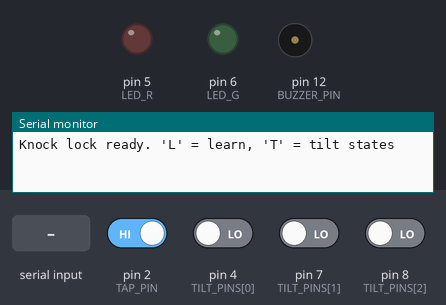
Simulated run of this sketch. Board: Arduino Uno, built with avr-gcc and run on an emulated ATmega328P. Parts: output pins drawn as LEDs (lit = HIGH), buzzer (waves = sounding, pin HIGH), the last lines printed to the serial monitor. Dashed ring = blinking. Inputs (shaded band) come from the test bench; at power-on: pin 2 (TAP_PIN) HIGH, pin 4 (TILT_PINS[0]), pin 7 (TILT_PINS[1]), pin 8 (TILT_PINS[2]) LOW.

Above: at 1.3 s.
1.4 s: pin 4 (TILT_PINS[0]) driven HIGH
At 1.47 s:
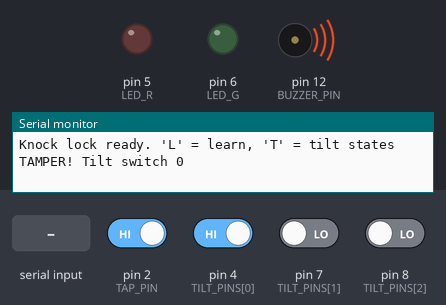
4.4 s: "L" received over Serial
At 4.47 s:
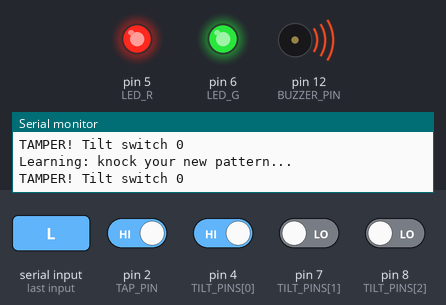
7.4 s: pin 2 (TAP_PIN) driven LOW
At 7.4 s:
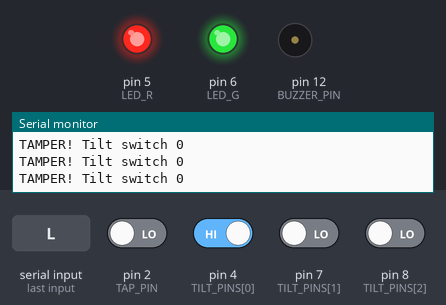
10.4 s: pin 2 (TAP_PIN) driven HIGH
At 11.62 s:
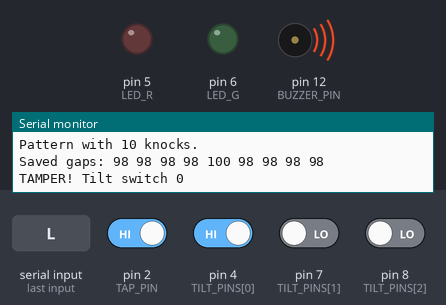
13.4 s: pin 2 (TAP_PIN) driven LOW
At 14.24 s:
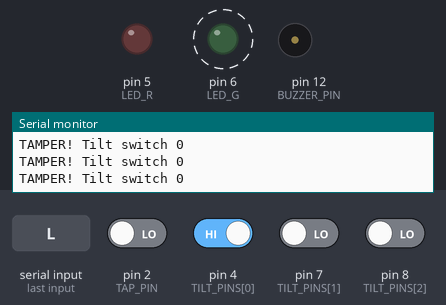
Timing chart, 0 to 17.4 s (numbered marks = the images above; inputs shaded):
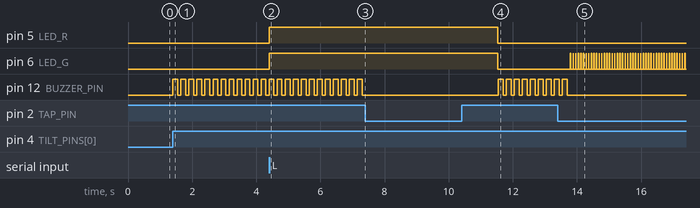

Measured:
- after the input at 1.4 s, pin 12 (BUZZER_PIN): alternates HIGH for 0.15 s and LOW for 0.10 s, starting at once
- after the input at 4.4 s, pin 5 (LED_R), pin 6 (LED_G): LOW → HIGH at once
- after the input at 7.4 s, pin 12 (BUZZER_PIN): stops changing and stays LOW
- after the input at 10.4 s, pin 5 (LED_R), pin 6 (LED_G): HIGH → LOW after 1.1 s; pin 12 (BUZZER_PIN): alternates HIGH for 0.15 s and LOW for 0.10 s, starting after 1.1 s
- after the input at 13.4 s, pin 6 (LED_G): alternates HIGH for 0.01 s and LOW for 0.07 s, starting after 0.40 s; pin 12 (BUZZER_PIN): goes on until 13.7 s, then stays LOW

The sketch:

E03_SecretKnock.ino
```cpp
// ChinarSoft - Arduino Sensor Kit, Episode 3
// Tap (KY-031), Vibration switch (KY-002), Tilt switches (KY-020 / KY-017 / other)
// Project: Secret-knock lock with a tamper (tilt) alarm
//
// Wiring (Arduino Uno):
//   Tap sensor KY-031     S -> D2   | middle -> 5V | - -> GND
//   Vibration KY-002      S -> D3   | middle -> 5V | - -> GND
//   Tilt switch A         S -> D4   | middle -> 5V | - -> GND
//   Tilt switch B         S -> D7
//   Tilt switch C         S -> D8
//   Two-color LED         R -> D5, G -> D6 (220 ohm each), - -> GND
//   Active buzzer         S -> D12, - -> GND
//
// Serial: 'L' = learn a new knock pattern, 'T' = print tilt switch states

const int TAP_PIN = 2;
const int VIB_PIN = 3;
const int TILT_PINS[3] = {4, 7, 8};
const int LED_R = 5, LED_G = 6;
const int BUZZER_PIN = 12;

int KNOCK_PIN = TAP_PIN;              // change to VIB_PIN to compare sensors

const int MAX_KNOCKS = 10;
const unsigned long KNOCK_LOCKOUT_MS = 80;    // ignore ringing after a knock
const unsigned long PATTERN_END_MS   = 1200;  // silence that ends a pattern
const int TOLERANCE_PCT = 25;                 // allowed timing error per gap

// Stored secret: "shave and a haircut" style, gaps in relative units (0..100)
int secret[MAX_KNOCKS] = {50, 25, 25, 50, 100, 50};
int secretCount = 7;                  // number of knocks (gaps = knocks - 1)

unsigned long knockTimes[MAX_KNOCKS];
int knockCount = 0;
bool learning = false;
int tiltIdle[3];
int knockIdle;

void setLed(bool red, bool green) {
  digitalWrite(LED_R, red ? HIGH : LOW);
  digitalWrite(LED_G, green ? HIGH : LOW);
}

// Turn absolute times into gaps scaled so the longest gap = 100
int normalize(unsigned long *times, int count, int *gaps) {
  unsigned long longest = 1;
  for (int i = 1; i < count; i++) longest = max(longest, times[i] - times[i - 1]);
  for (int i = 1; i < count; i++) gaps[i - 1] = (times[i] - times[i - 1]) * 100 / longest;
  return count - 1;
}

bool patternMatches() {
  if (knockCount != secretCount) return false;
  int gaps[MAX_KNOCKS];
  int n = normalize(knockTimes, knockCount, gaps);
  for (int i = 0; i < n; i++) {
    if (abs(gaps[i] - secret[i]) > TOLERANCE_PCT) return false;
  }
  return true;
}

void finishPattern() {
  Serial.print("Pattern with ");
  Serial.print(knockCount);
  Serial.println(" knocks.");

  if (learning) {
    secretCount = knockCount;
    int n = normalize(knockTimes, knockCount, secret);
    Serial.print("Saved gaps:");
    for (int i = 0; i < n; i++) { Serial.print(' '); Serial.print(secret[i]); }
    Serial.println();
    learning = false;
    setLed(false, false);
  } else if (patternMatches()) {
    Serial.println("UNLOCKED");
    setLed(false, true);
    delay(2000);
    setLed(false, false);
  } else {
    Serial.println("Wrong knock");
    setLed(true, false);
    delay(1000);
    setLed(false, false);
  }
  knockCount = 0;
}

void checkTilt() {
  for (int i = 0; i < 3; i++) {
    if (digitalRead(TILT_PINS[i]) != tiltIdle[i]) {
      Serial.print("TAMPER! Tilt switch ");
      Serial.println(i);
      for (int k = 0; k < 3; k++) {
        digitalWrite(BUZZER_PIN, HIGH); delay(150);
        digitalWrite(BUZZER_PIN, LOW);  delay(100);
      }
      return;
    }
  }
}

void handleSerial() {
  if (!Serial.available()) return;
  char c = Serial.read();
  if (c == 'L' || c == 'l') {
    learning = true;
    knockCount = 0;
    setLed(true, true);              // yellow = learning
    Serial.println("Learning: knock your new pattern...");
  } else if (c == 'T' || c == 't') {
    for (int i = 0; i < 3; i++) {
      Serial.print("Tilt "); Serial.print(i); Serial.print(": ");
      Serial.println(digitalRead(TILT_PINS[i]));
    }
  }
}

void setup() {
  Serial.begin(9600);
  pinMode(TAP_PIN, INPUT);
  pinMode(VIB_PIN, INPUT);
  for (int i = 0; i < 3; i++) pinMode(TILT_PINS[i], INPUT);
  pinMode(LED_R, OUTPUT); pinMode(LED_G, OUTPUT);
  pinMode(BUZZER_PIN, OUTPUT);

  delay(100);
  for (int i = 0; i < 3; i++) tiltIdle[i] = digitalRead(TILT_PINS[i]);  // box must sit level at boot
  knockIdle = digitalRead(KNOCK_PIN);
  Serial.println("Knock lock ready. 'L' = learn, 'T' = tilt states");
}

void loop() {
  handleSerial();

  static unsigned long lastKnock = 0;
  if (digitalRead(KNOCK_PIN) != knockIdle && millis() - lastKnock > KNOCK_LOCKOUT_MS) {
    lastKnock = millis();
    if (knockCount < MAX_KNOCKS) knockTimes[knockCount++] = lastKnock;
    digitalWrite(LED_G, HIGH); delay(10); digitalWrite(LED_G, learning ? HIGH : LOW);
  }

  if (knockCount > 0 && millis() - lastKnock > PATTERN_END_MS) finishPattern();

  if (knockCount == 0) checkTilt();
}
```
